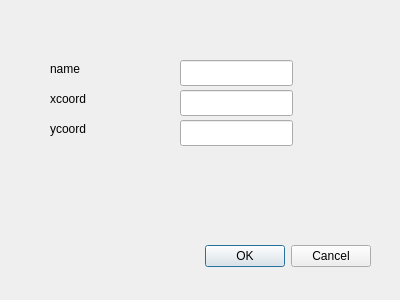
<?xml version="1.0" encoding="UTF-8"?>
<ui version="4.0">
 <class>add_plant</class>
 <widget class="QDialog" name="add_plant">
  <property name="geometry">
   <rect>
    <x>0</x>
    <y>0</y>
    <width>400</width>
    <height>300</height>
   </rect>
  </property>
  <property name="windowTitle">
   <string>Dialog</string>
  </property>
  <widget class="QDialogButtonBox" name="buttonBox">
   <property name="geometry">
    <rect>
     <x>30</x>
     <y>240</y>
     <width>341</width>
     <height>32</height>
    </rect>
   </property>
   <property name="orientation">
    <enum>Qt::Horizontal</enum>
   </property>
   <property name="standardButtons">
    <set>QDialogButtonBox::Cancel|QDialogButtonBox::Ok</set>
   </property>
  </widget>
  <widget class="QLabel" name="label">
   <property name="geometry">
    <rect>
     <x>50</x>
     <y>60</y>
     <width>58</width>
     <height>18</height>
    </rect>
   </property>
   <property name="text">
    <string>name</string>
   </property>
  </widget>
  <widget class="QLabel" name="label_2">
   <property name="geometry">
    <rect>
     <x>50</x>
     <y>90</y>
     <width>58</width>
     <height>18</height>
    </rect>
   </property>
   <property name="text">
    <string>xcoord</string>
   </property>
  </widget>
  <widget class="QLabel" name="label_3">
   <property name="geometry">
    <rect>
     <x>50</x>
     <y>120</y>
     <width>58</width>
     <height>18</height>
    </rect>
   </property>
   <property name="text">
    <string>ycoord</string>
   </property>
  </widget>
  <widget class="QLineEdit" name="name">
   <property name="geometry">
    <rect>
     <x>180</x>
     <y>60</y>
     <width>113</width>
     <height>26</height>
    </rect>
   </property>
  </widget>
  <widget class="QLineEdit" name="xcoord">
   <property name="geometry">
    <rect>
     <x>180</x>
     <y>90</y>
     <width>113</width>
     <height>26</height>
    </rect>
   </property>
  </widget>
  <widget class="QLineEdit" name="ycoord">
   <property name="geometry">
    <rect>
     <x>180</x>
     <y>120</y>
     <width>113</width>
     <height>26</height>
    </rect>
   </property>
  </widget>
 </widget>
 <resources/>
 <connections>
  <connection>
   <sender>buttonBox</sender>
   <signal>accepted()</signal>
   <receiver>add_plant</receiver>
   <slot>accept()</slot>
   <hints>
    <hint type="sourcelabel">
     <x>248</x>
     <y>254</y>
    </hint>
    <hint type="destinationlabel">
     <x>157</x>
     <y>274</y>
    </hint>
   </hints>
  </connection>
  <connection>
   <sender>buttonBox</sender>
   <signal>rejected()</signal>
   <receiver>add_plant</receiver>
   <slot>reject()</slot>
   <hints>
    <hint type="sourcelabel">
     <x>316</x>
     <y>260</y>
    </hint>
    <hint type="destinationlabel">
     <x>286</x>
     <y>274</y>
    </hint>
   </hints>
  </connection>
 </connections>
</ui>
